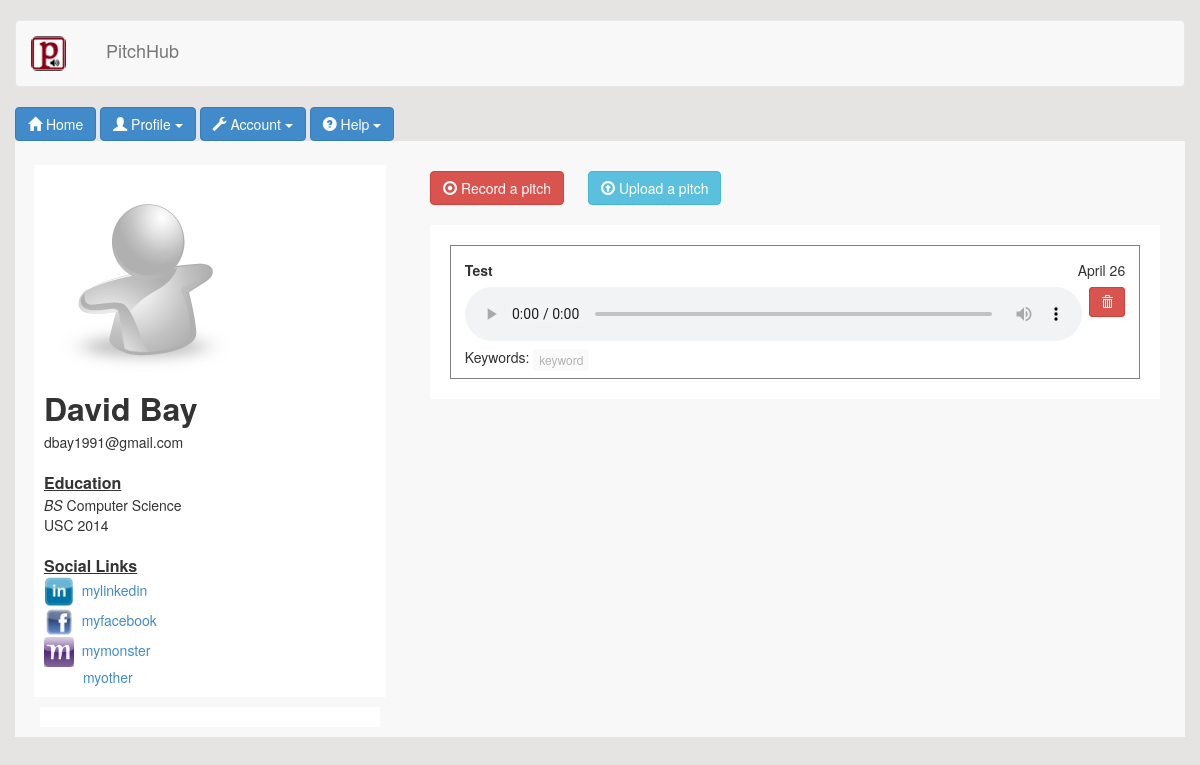
/jobseeker_dashboard.php (signed in), run on the app's committed database.
### tables this page shows
CREATE TABLE IF NOT EXISTS `user` (
  `userid` int(11) NOT NULL AUTO_INCREMENT,
  `firstname` varchar(50) NOT NULL,
  `lastname` varchar(50) NOT NULL,
  `password` varchar(200) NOT NULL,
  `email` varchar(50) NOT NULL,
  `jobseeker_TF` tinyint(1) NOT NULL,
  `recruiter_TF` tinyint(1) NOT NULL,
  `lastattempt` datetime NOT NULL,
  `loginattempts` int(11) NOT NULL,
  PRIMARY KEY (`userid`)
);

CREATE TABLE IF NOT EXISTS `college` (
  `id` int(20) NOT NULL AUTO_INCREMENT,
  `userid` int(20) NOT NULL,
  `college` varchar(50) NOT NULL,
  `graduationyear` smallint(4) NOT NULL,
  `degree` varchar(20) NOT NULL,
  `major` varchar(50) NOT NULL,
  PRIMARY KEY (`id`),
  UNIQUE KEY `id` (`id`)
);

CREATE TABLE IF NOT EXISTS `jobseeker` (
  `userid` int(11) NOT NULL,
  `photoid` int(20) NOT NULL,
  `cellnumber` varchar(20) NOT NULL,
  `homenumber` varchar(20) NOT NULL,
  `college1` varchar(100) NOT NULL,
  `college2` varchar(100) NOT NULL,
  `college3` varchar(100) NOT NULL,
  `college4` varchar(100) NOT NULL,
  `college5` varchar(100) NOT NULL,
  `graduationyear1` int(20) NOT NULL,
  `graduationyear2` int(20) NOT NULL,
  `graduationyear3` int(20) NOT NULL,
  `graduationyear4` int(20) NOT NULL,
  `graduationyear5` int(20) NOT NULL,
  `degree1` varchar(100) NOT NULL,
  `degree2` varchar(100) NOT NULL,
  `degree3` varchar(100) NOT NULL,
  `degree4` varchar(100) NOT NULL,
  `degree5` varchar(100) NOT NULL,
  `linkedin` varchar(100) NOT NULL,
  `facebook` varchar(100) NOT NULL,
  `monster` varchar(100) NOT NULL,
  `other` varchar(100) NOT NULL,
  KEY `userid` (`userid`),
  KEY `userid_2` (`userid`),
  KEY `userid_3` (`userid`)
);

CREATE TABLE IF NOT EXISTS `pitches` (
  `pitchid` int(11) NOT NULL AUTO_INCREMENT,
  `userid` int(11) NOT NULL,
  `title` varchar(200) NOT NULL,
  `url` varchar(200) DEFAULT NULL,
  `key0` varchar(50) DEFAULT NULL,
  `daterecorded` timestamp NOT NULL DEFAULT CURRENT_TIMESTAMP ON UPDATE CURRENT_TIMESTAMP,
  PRIMARY KEY (`pitchid`),
  KEY `userid` (`userid`)
);

CREATE TABLE IF NOT EXISTS `keyword_pitches` (
  `pitchid` int(11) NOT NULL,
  `keyword` varchar(50) NOT NULL,
  `keywordid` int(11) NOT NULL,
  KEY `pitchid` (`pitchid`),
  KEY `keywordid` (`keywordid`),
  FULLTEXT KEY `keyword` (`keyword`)
);

### clean_data.php (called while the page is built, shortened)
<?php
function clean_output($value){
	return htmlentities($value);
}
?>

### jobseeker_dashboard.php (the view, shortened to what this page needs)
<!DOCTYPE html>
<html>
<head>
<link href="css/bootstrap.min.css" rel="stylesheet" media="screen">
</head>
<body style="background-color: #E5E4E2">
<div class="container">
    <br/>
    <div class="row">
        <nav class="navbar navbar-default" role="navigation">
            <div class="navbar-header">
                <a class="navbar-brand" href="jobseeker_dashboard.php"><img src="img/pitchhub_logo.png" height="35" width="35" alt="..." class="img-rounded" style ="margin-right: 40px" />PitchHub</a>
            </div>
        </nav>
    </div>
    <div class="row">
        <button type="button" class="btn btn-primary"  style ="vertical-align: middle" onclick="javascript:window.location.href = 'jobseeker_dashboard.php';"> <i class="glyphicon glyphicon-home"></i> Home</button>
        <div class="btn-group">
            <button type="button" class="btn btn-primary dropdown-toggle" data-toggle="dropdown"> <i class="glyphicon glyphicon-user"></i>
                Profile <span class="caret"></span>
            </button>
        </div>
        <div class="btn-group">
            <button type="button" class="btn btn-primary dropdown-toggle" data-toggle="dropdown"> <i class="glyphicon glyphicon-wrench"></i>
                Account <span class="caret"></span>
            </button>
        </div>
        <div class="btn-group">
            <button type="button" class="btn btn-primary dropdown-toggle" data-toggle="dropdown"> <i class="glyphicon glyphicon-question-sign"></i>
                Help <span class="caret"></span>
            </button>
        </div>
    </div>
    <div class="row" style="background-color: #f8f8f8; vertical-align: middle">
        <div class="col-md-4">
            <br/>
            <div style="background-color: white; padding: 10px; margin: 4px;" class="col-md-offset-1">
                <?php
                include 'clean_data.php';
                $userid = $_SESSION['userid'];
                $photo_query = mysql_query("SELECT * FROM photo WHERE userid = '$userid'") or die(mysql_error());
                $row = mysql_fetch_array($photo_query);
                $photo = $row['url'];
                if($photo == "upload/default.gif" || $photo == ""){
                    echo '<img src="img/DefaultProfileImage.jpg" alt="default" style="height:210px; width:210px; margin: auto"/>';
                }
                else{
                    echo '<img src="'.$photo.'" alt="'.$photo.'" style="height:210px; width:210px; margin: auto"/>';
                }
                echo "<br/>";
                $query = mysql_query("SELECT * FROM user WHERE userid = '$userid'") or die(mysql_error());
                $row = mysql_fetch_array($query);
                echo "<font size='6pt'><strong>". clean_output($row['firstname'])   ." ". clean_output($row['lastname'])."</strong></font>"."<br/>";
                echo clean_output($row['email']). "<br/>";
                $education = mysql_query("SELECT * FROM college WHERE userid = '$userid'") or die(mysql_error());
                $education_counter = 1;
                while($rows = mysql_fetch_array($education)){
                    if(!empty($rows['degree']) || !empty($rows['major']) || !empty($rows['college']))
                        echo "<br/>";
                    if($education_counter == 1){
                        echo "<font size='3pt'><b><u>Education</u></b></font><br/>";
                    }
                    if(!empty($rows['degree'])){
                        echo "<i>".clean_output($rows['degree'])."</i>";
                    }
                    if(!empty($rows['major'])){
                        echo " " . clean_output($rows['major']);
                    }
                    if(!empty($rows['college'])){
                        echo "<br/>".clean_output($rows['college']);
                        if($rows['graduationyear'] != 0){
                            echo " ".$rows['graduationyear'];
                        }
                    }
                    $education_counter++;
                }
                $query = mysql_query("SELECT * FROM jobseeker WHERE userid = '$userid'") or die(mysql_error());
                $row = mysql_fetch_array($query);
                if(($row['linkedin'] != "linkedin" && $row['linkedin'] != "") || ($row['facebook'] != "facebook" && $row['facebook'] != "") ||
                     ($row['monster'] != "monster" && $row['monster'] != "") || ($row['other'] != "other" && $row['other'] != "")){
                    echo "<br/><br/><font size='3pt'><b><u>Social Links</u></b></font><br/>";
                }
                if($row['linkedin'] != "linkedin" && $row['linkedin'] != ""){
                    echo '<img src="img/linkedin_logo.png" alt="" style="height:30px; width:30px; margin: auto"/>';
                    echo '<a href="http://'.clean_output($row['linkedin']).'">&#160&#160'.clean_output($row['linkedin']).'</a>';
                }
                if($row['facebook'] != "facebook" && $row['facebook'] != ""){
                    echo '<br/><img src="img/facebook_logo.png" alt="" style="height:30px; width:30px; margin: auto"/>';
                    echo '<a href="http://'.clean_output($row['facebook']).'">&#160&#160'.clean_output($row['facebook']).'</a>';
                }
                if($row['monster'] != "monster" && $row['monster'] != ""){
                    echo '<br/><img src="img/monster_logo.jpg" alt="" style="height:30px; width:30px; margin: auto"/>';
                    echo '<a href="http://'.clean_output($row['monster']).'">&#160&#160'.clean_output($row['monster']).'</a>';
                }
                if($row['other'] != "other" && $row['other'] != ""){
                    echo '<br/><a href="http://'.clean_output($row['other']).'">&#160&#160&#160&#160&#160&#160&#160&#160&#160&#160'.clean_output($row['other']).'</a>';
                }
                ?>
            </div>
            <div style="background-color: white; padding: 10px; margin: 10px;" class="col-md-offset-1">
            </div>
        </div>
        <div class="col-xs-8">
            <br />
            <button type="button" class="btn  btn-danger"  style ="vertical-align: middle; margin: 10px;" data-toggle="modal" data-target="#recordPitch"> <i class="glyphicon glyphicon-record"></i> Record a pitch </button>
            <button type="button" class="btn  btn-info"  style ="vertical-align: middle; margin: 10px;" data-toggle="modal" data-target="#uploadPitch"> <i class="glyphicon glyphicon-upload"></i> Upload a pitch </button>
            <div style="background-color: white; padding: 10px; margin: 10px;" class="col-md-offset-1">
                <?php
                $userid = $_SESSION['userid'];
                $con = mysqli_connect("50.62.209.83:3306", "general", "1234q") or die ("Could not connect ".mysql_error());
                mysqli_select_db($con, "pitchhub") or die ("could not find database: ".mysql_error());
                $result = mysqli_query($con, "SELECT title, url,pitchid, daterecorded
				FROM pitches WHERE userid = '$userid' ORDER BY daterecorded DESC") or die("nope: ".mysql_error());
                while($arrRecord = mysqli_fetch_assoc($result)){
                    $title = $arrRecord['title'];
                    $url = $arrRecord['url'];
                    $date = $arrRecord['daterecorded'];
                ?>
                <div style="border:1px solid grey; padding: 1%; margin: 10px">
                    <div class="row" style="margin: 1%;">
                        <div class="pull-left">
                            <strong><?php echo clean_output($title); ?></strong>
                        </div>
                        <div class="pull-right">
                            <span title="<?php echo 'Uploaded on '.date('F d, Y \a\t g:i:s A', strtotime($date));?>"><?php echo date("F d", strtotime($date)); ?></span>
                        </div>
                    </div>
                    <div class="row" style="margin-left: 1%; margin-right: 1%;">
                        <audio controls class="pull-left" style="width: 93.5%;">
                            <source src="<?php echo $url ?>" type="audio/wav">
                        </audio>
                        <form method="post" action="removepitch.php" onsubmit="return confirm('Are you sure you want to delete this pitch?')">
                            <button type='submit' value="<?php echo $arrRecord['pitchid'];?>" title="Delete Pitch"
                                name='pitchid' class='btn btn-danger btn-sm pull-left' style="width: 5.5%; margin-left: 1%;"><span class="glyphicon glyphicon-trash"></span></button>
                        </form>
                    </div>
					<?php
					$pitchid = $arrRecord['pitchid'];
					$result2 = mysql_query("SELECT * FROM keyword_pitches
					WHERE pitchid = '$pitchid'") or die("Error: ".mysql_error());
					while($rows = mysql_fetch_assoc($result2)){
					?>
                    <div class="row" style="margin-left: 1%; margin-right: 1%; margin-top: 1%;">
                        <?php echo "Keywords: <button class='btn btn-xs ' disabled='disabled' style='opacity: 1.0;'>" . clean_output($rows['keyword'])."</button>"; ?>
                    </div>
					<?php
					}
					?>
                </div>
                <?php
                }
                ?>
            </div>
        </div>
        <br />
        <br />
    </div>
</div>
</body>
</html>

### data on the page
user: firstname "David", lastname "Bay", email "dbay1991@gmail.com"
college: degree "BS", major "Computer Science", college "USC", graduationyear "2014"
jobseeker: linkedin "mylinkedin", facebook "myfacebook", monster "mymonster", other "myother"
pitches: title "Test", daterecorded "April 26", $arrRecord['pitchid'] 2 (drawn)
keyword_pitches: keyword "keyword"
